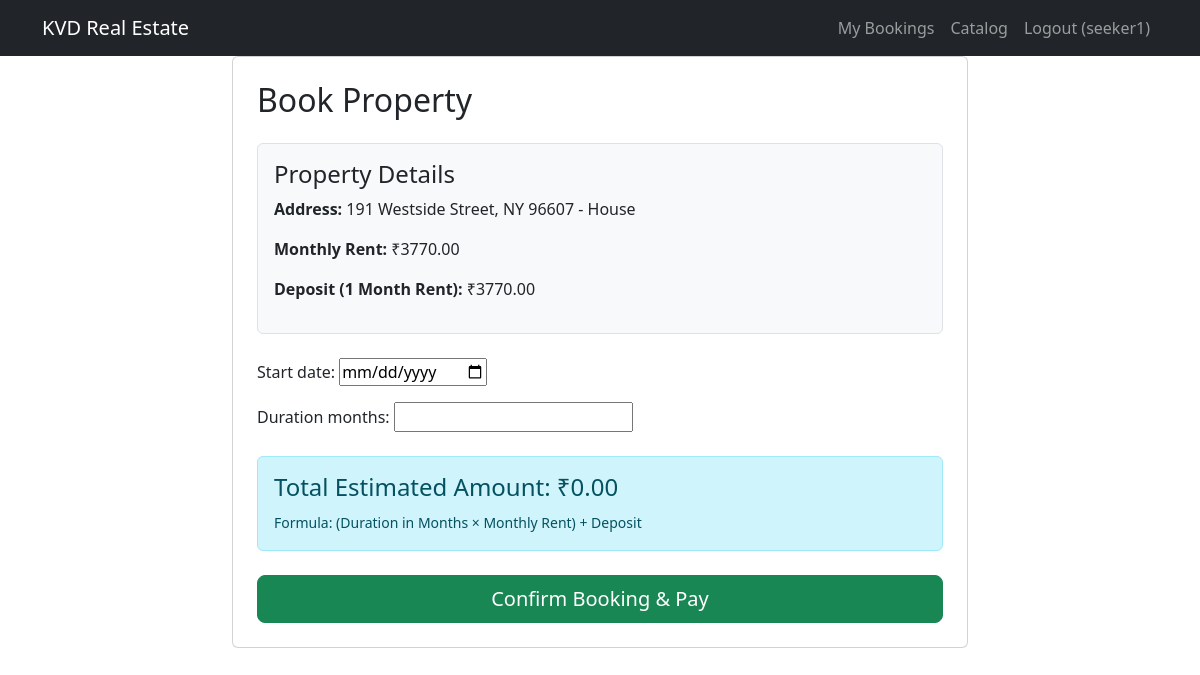
The page /property/7/book/ (signed in) on the database as committed earlier.
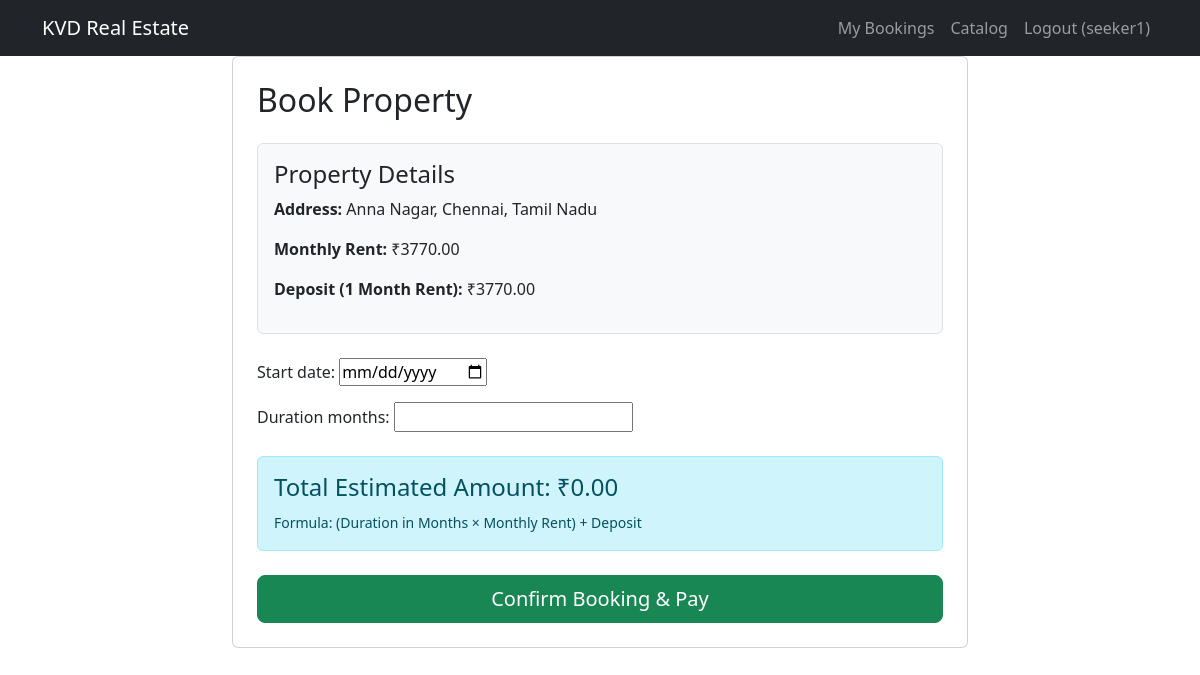
The same page on the database as committed later.
### real_estate_app/models.py (models this page shows, shortened)
class Property(models.Model):
    STATUS_CHOICES = (
        ('Pending', 'Pending'),
        ('Live', 'Live'),
        ('Booked', 'Booked'),
        ('Rejected', 'Rejected'),
    )
    property_id = models.AutoField(primary_key=True)
    owner = models.ForeignKey(User, on_delete=models.CASCADE, related_name='properties')
    address = models.TextField()
    latitude = models.FloatField(blank=True, null=True)
    longitude = models.FloatField(blank=True, null=True)
    price = models.DecimalField(max_digits=10, decimal_places=2)
    photo = models.ImageField(upload_to='property_photos/', blank=True, null=True)
    status = models.CharField(max_length=10, choices=STATUS_CHOICES, default='Pending')

### real_estate_app/views.py (the view)
# urls.py: path('property/<int:property_id>/book/', views.book_property, name='book_property'),
@login_required
def book_property(request, property_id):
    if not request.user.is_seeker:
        return redirect('dashboard')
    property_obj = get_object_or_404(Property, property_id=property_id, status='Live')
    if request.method == 'POST':
        form = BookingForm(request.POST)
        if form.is_valid():
            booking = form.save(commit=False)
            duration = booking.duration_months
            deposit = property_obj.price
            total_amount = (property_obj.price * duration) + deposit
            payment_success = MockPaymentService.processTransaction(total_amount)
            if payment_success:
                property_obj.status = 'Booked'
                property_obj.save()
                booking.property = property_obj
                booking.seeker = request.user
                booking.total_amount = total_amount
                booking.payment_status = 'Paid'
                booking.save()
                messages.success(request, f'Booking successful! Amount paid: {total_amount}')
                return redirect('dashboard')
            else:
                messages.error(request, 'Payment failed. Please try again.')
    else:
        form = BookingForm()
    return render(request, 'real_estate_app/book_property.html', {
        'form': form,
        'property': property_obj
    })

### real_estate_app/forms.py (shortened to what this page needs)
class BookingForm(forms.ModelForm):
    class Meta:
        model = Booking
        fields = ['start_date', 'duration_months']
        widgets = {
            'start_date': forms.DateInput(attrs={'type': 'date'}),
            'duration_months': forms.NumberInput(attrs={'min': '1', 'oninput': "this.value = Math.abs(this.value) > 0 ? Math.abs(this.value) : ''"})
        }

### templates/real_estate_app/book_property.html (shortened to what this page needs)
{% extends 'base.html' %}
{% block content %}
<div class="row justify-content-center">
    <div class="col-md-8">
        <div class="card p-4">
            <h2 class="mb-4">Book Property</h2>
            <div class="mb-4 p-3 bg-light rounded border">
                <h4>Property Details</h4>
                <p><strong>Address:</strong> {{ property.address }}</p>
                <p><strong>Monthly Rent:</strong> ₹<span id="monthly-rent">{{ property.price }}</span></p>
                <p><strong>Deposit (1 Month Rent):</strong> ₹<span id="deposit">{{ property.price }}</span></p>
            </div>
            <form method="post">
                {{ form.as_p }}
                <div class="mt-4 mb-4 p-3 alert alert-info">
                    <h4>Total Estimated Amount: ₹<span id="total-amount-display">0.00</span></h4>
                    <small>Formula: (Duration in Months × Monthly Rent) + Deposit</small>
                </div>
                <button type="submit" class="btn btn-success btn-lg w-100">Confirm Booking & Pay</button>
            </form>
        </div>
    </div>
</div>
{% endblock %}

Rows that differ between the two databases and show on the page:
changed Property: address "191 Westside Street, NY 96607 - House" → "Anna Nagar, Chennai, Tamil Nadu"
